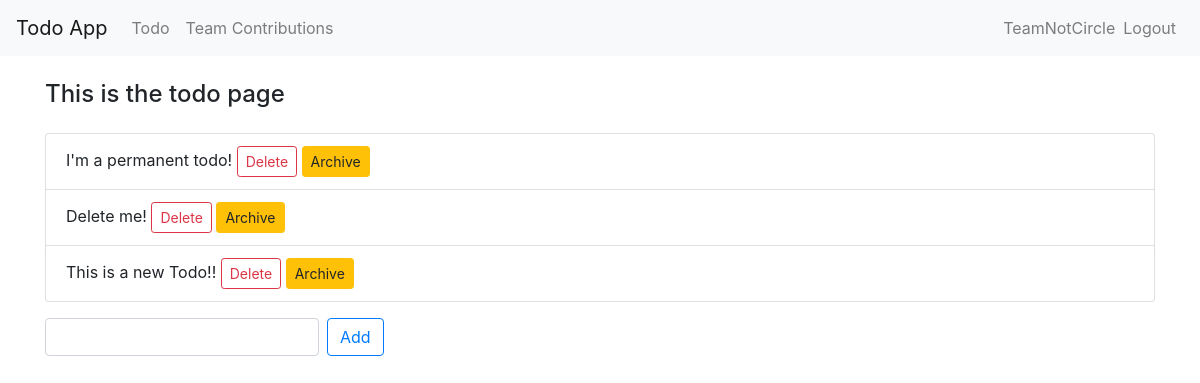
Page /todo/ (signed in) on the earlier database version.
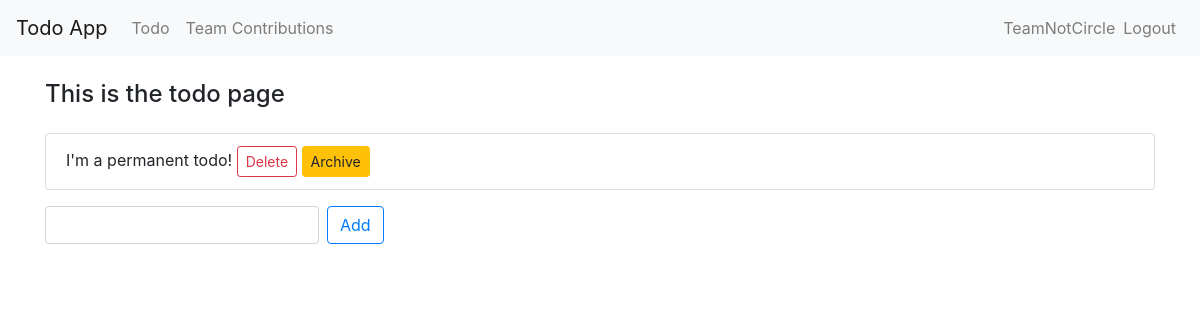
Same page on the later database version.
### todo/models.py (models this page shows)
class TodoItem(models.Model):
    content = models.TextField()
    archive = models.BooleanField(default=False)

### todo/views.py (the view)
# urls.py: path('todo/', todo_view, name='todo_view'),
@login_required
def todo_view(request):
    all_todo_items = TodoItem.objects.filter(archive=False)
    return render(request, 'todo.html', {'all_items': all_todo_items})

### templates/todo.html (shortened to what this page needs)
{% extends 'base.html' %}
{% block content %}
<h4 class="py-2">This is the todo page</h4>
<ul class="list-group py-2">
  {% for todo_item in all_items %}
  <li class="list-group-item">
    {{ todo_item.content }}
    <form name="{{todo_item.content}}" action="/deleteTodo/{{todo_item.id}}/" style="display: inline;" method="post">
      <input id="{{todo_item.id}}" name="delete_btn" type="submit" value="Delete"
        class="btn btn-outline-danger btn-sm" />
    </form>
    <form name="{{todo_item.content}}" action="/archiveTodo/{{todo_item.id}}/" style="display: inline;" method="post">
      <input id="{{todo_item.id}}" name="archive_btn" type="submit" value="Archive" class="btn btn-warning btn-sm" />
    </form>
  </li>
  {% endfor %}
</ul>
<form action="/addTodo/" method="post" class="form-inline py-2">
  <input id="todo_input" type="text" name="content" class="form-control mr-sm-2" required />
  <input id="submit_btn" type="submit" value="Add" class="btn btn-outline-primary" />
</form>
{% endblock %}

### templates/base.html (shortened to what this page needs)
<!DOCTYPE html>
<html lang="en">
<head>
    <link rel="stylesheet" href="https://stackpath.bootstrapcdn.com/bootstrap/4.4.1/css/bootstrap.min.css"
 />
</head>
<body>
    <nav class="navbar navbar-expand-md bg-light navbar-light">
        <a href="{% url 'todo_view' %}" class="navbar-brand">Todo App</a>
        <div class="collapse navbar-collapse" id="collapsibleNavbar">
            <ul class="navbar-nav">
                <li class="nav-item">
                    <a class="nav-link" href="{% url 'todo_view' %}">Todo</a>
                </li>
                <li class="nav-item">
                    <a class="nav-link" href="{% url 'contributions_view' %}">Team Contributions</a>
                </li>
            </ul>
            <ul class="navbar-nav ml-auto">
                {% if user.is_authenticated %}
                <li class="nav-item navbar-text">{{ user.username }}</li>
                <li class="nav-item">
                    <a href="{% url 'logout' %}" class="nav-link">Logout</a>
                </li>
                {% else %}
                <li class="nav-item">
                    <a href="{% url 'login' %}" class="nav-link">Log In</a>
                </li>
                {% endif %}
            </ul>
        </div>
    </nav>
    <div class="content container-sm pt-3 pb-3">{% block content %} {% endblock %}</div>
</body>
</html>

Differences in the rows shown:
removed TodoItem: content "Delete me!"
no longer on this page (row edited): TodoItem: content "This is a new Todo!!"
